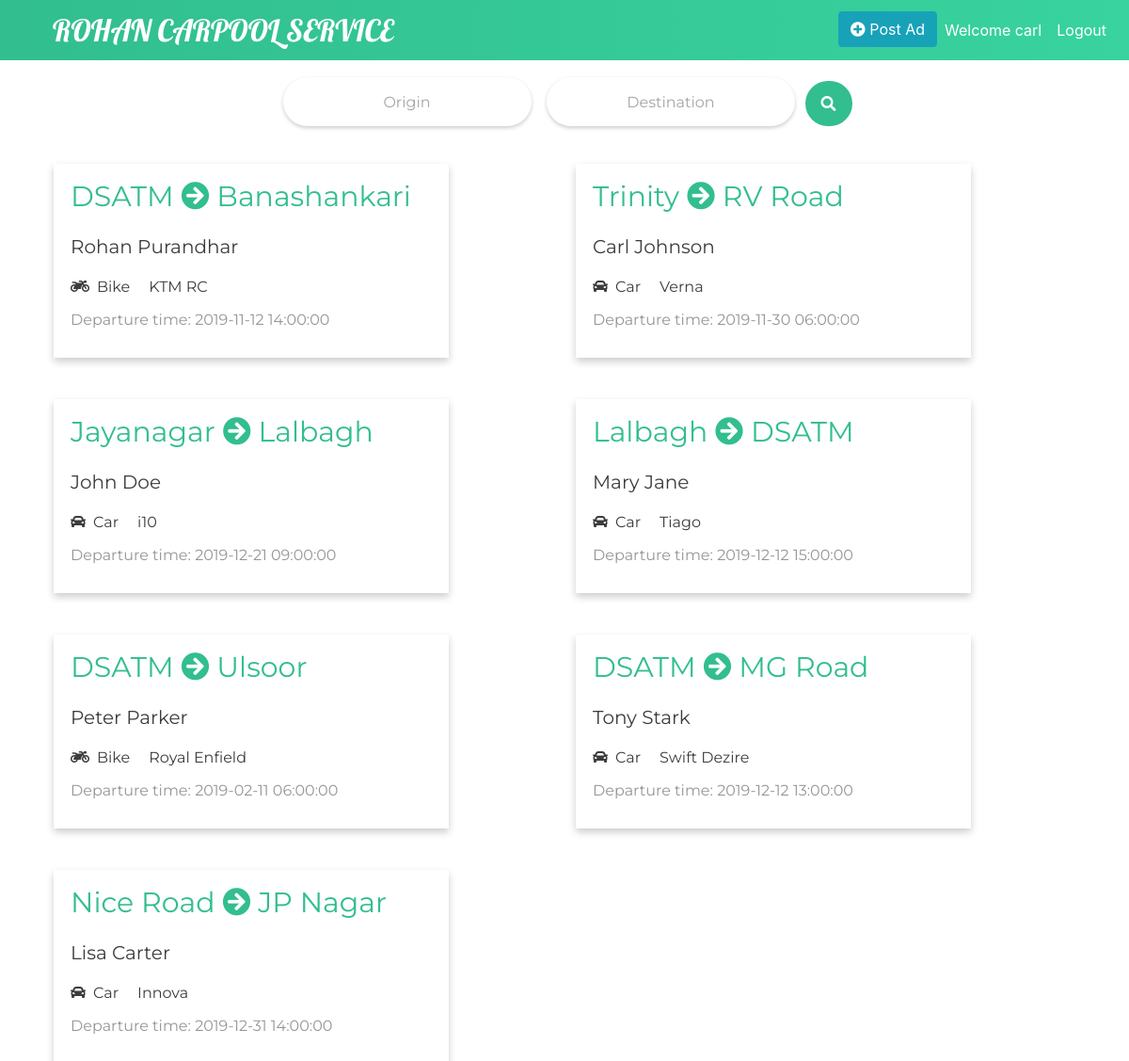
The page /index.php (signed in) on the database its author committed.
### tables this page shows
CREATE TABLE `route_details` (
  `ad_id` int(10) NOT NULL,
  `origin` varchar(255) NOT NULL,
  `destination` varchar(255) NOT NULL,
  `departure_time` datetime NOT NULL
);

CREATE TABLE `user` (
  `id` int(10) NOT NULL,
  `username` varchar(255) NOT NULL,
  `name` varchar(255) NOT NULL,
  `password` varchar(255) NOT NULL
);

CREATE TABLE `vehicle_details` (
  `ad_id` int(10) NOT NULL,
  `vehicle_type` varchar(255) NOT NULL,
  `vehicle_name` varchar(255) NOT NULL,
  `vehicle_no` varchar(255) NOT NULL,
  `seats` int(1) NOT NULL
);

### index-server.php (called while the page is built)
<?php
$db = mysqli_connect('localhost','root','','carpool');
$list_query = "Select a.origin, a.destination, a.departure_time, b.vehicle_type, b.vehicle_name, c.name, d.ad_id
from route_details a, vehicle_details b, user c, ad_details d
where a.ad_id = b.ad_id and d.id = c.id and b.ad_id = d.ad_id and d.open_for_booking='y'";
$results = mysqli_query($db, $list_query);
?>

### index.php (the view, shortened to what this page needs)
<?php
include('index-server.php');
?>
<!DOCTYPE html>
<html lang="en">
<head>
    <link type="text/css" rel="stylesheet"
        href="https://stackpath.bootstrapcdn.com/bootstrap/4.3.1/css/bootstrap.min.css">
    <link type="text/css" rel="stylesheet" href="css/style.css">
    <link rel="stylesheet" href="https://cdnjs.cloudflare.com/ajax/libs/font-awesome/5.11.2/css/all.min.css"
 />
</head>
<body>
    <nav class="navbar navbar-expand-md">
        <a class="banner" href="index.php">ROHAN CARPOOL SERVICE</a>
        <div class="collapse navbar-collapse">
            <ul class="navbar-nav ml-auto">
                <li class="nav-item">
                    <a href="create-ad.php">
                        <button class="btn btn-info"><i class="fas fa-plus-circle"></i> Post Ad</button>
                    </a>
                </li>
                <li class="nav-item">
                    <a class="nav-link" href="user-history.php">Welcome <?php echo $_SESSION['username']; ?></a>
                </li>
                <li class="nav-item">
                    <a class="nav-link" href="logout.php">
                        Logout
                    </a>
                </li>
            </ul>
        </div>
    </nav>
    <div class="search-bar">
        <form method="POST" action="search-result.php">
            <input type="text" name="search-origin" placeholder="Origin" class="search" id="search-origin">
            <input type="text" name="destination-origin" placeholder="Destination" class="search" id="search-destination">
            <button type="submit" class="btn btn-info search-btn"><i class="fas fa-search"></i></button>
        </form>
    </div>
    <div class="container">
        <div class="list">
            <?php
                while($ads=mysqli_fetch_assoc($results))
                {
            ?>
            <a class="item-link" href="ad-details.php?ad_id=<?=$ads['ad_id'] ?>">
                <div class="item">
                    <p class="route"><?php echo $ads['origin']; ?> <i class="fas fa-arrow-circle-right"></i>
                        <?php echo $ads['destination']; ?></p>
                    <p class="ad-name"><?php echo $ads['name']; ?></p>
                    <div class="vehicle-row">
                        <i class="fas vehicle-icon"></i><span
                            class="vehicle-type"><?php echo $ads['vehicle_type']; ?></span><span
                            class="vehicle-name"><?php echo $ads['vehicle_name']; ?></span>
                    </div>
                    <p class="ad-time">Departure time: <?php echo $ads['departure_time']; ?></p>
                </div>
            </a>
            <?php
                }
            ?>
        </div>
    </div>
</body>
</html>

### css/style.css (style rules this page uses)
* { text-decoration: none; }
.item-link { color: #3C3C3C; text-decoration: none; }
.banner { font-family: "Lobster"; font-size: 32px; color: #fff; margin: 0 40px; text-decoration: none; }
.navbar { background-image: linear-gradient(to right, #32be8f, #38d39f, #32be8f); background-size: 200%; }
.nav-link { color: #fff; }
.search-bar { text-align: center; }
.search { height: 52px; border: none; outline: none; margin: 18px 6px; border-radius: 50px; box-shadow: 0 2px 4px 0 rgba(0, 0, 0, 0.2); padding: 8px; transition: 0.2s; }
.search::placeholder { text-align: center; opacity: 65%; font-family: 'Montserrat'; }
.search-btn { border: none; outline: none; height: 48px; width: 50px; border-radius: 50px; background: #32be8f; }
.item { font-family: "Montserrat"; width: 420px; padding: 12px 18px; margin: 22px 12px; box-shadow: 0 4px 8px 0 rgba(0, 0, 0, 0.2); transition: 0.3s; }
.list { display: grid; grid-template-columns: 50% 50%; }
.route { font-size: 30px; color: #32be8f; }
.ad-name { font-size: 20px; }
.ad-time { opacity: 80%; color: #7B7B7B; }
.vehicle-row { display: block; }
.vehicle-icon { margin-right: 8px; margin-bottom: 16px; }
.vehicle-name { margin-left: 20px; margin-bottom: 16px; }

### rows shown on the page
route_details: origin "DSATM", destination "Banashankari", user.name "Rohan Purandhar", vehicle_details.vehicle_type "Bike", vehicle_details.vehicle_name "KTM RC", departure_time "2019-11-12 14:00:00"
route_details: origin "Trinity", destination "RV Road", user.name "Carl Johnson", vehicle_details.vehicle_type "Car", vehicle_details.vehicle_name "Verna", departure_time "2019-11-30 06:00:00"
route_details: origin "Jayanagar", destination "Lalbagh", user.name "John Doe", vehicle_details.vehicle_type "Car", vehicle_details.vehicle_name "i10", departure_time "2019-12-21 09:00:00"
route_details: origin "Lalbagh", destination "DSATM", user.name "Mary Jane", vehicle_details.vehicle_type "Car", vehicle_details.vehicle_name "Tiago", departure_time "2019-12-12 15:00:00"
route_details: origin "DSATM", destination "Ulsoor", user.name "Peter Parker", vehicle_details.vehicle_type "Bike", vehicle_details.vehicle_name "Royal Enfield", departure_time "2019-02-11 06:00:00"
route_details: origin "DSATM", destination "MG Road", user.name "Tony Stark", vehicle_details.vehicle_type "Car", vehicle_details.vehicle_name "Swift Dezire", departure_time "2019-12-12 13:00:00"
route_details: origin "Nice Road", destination "JP Nagar", user.name "Lisa Carter", vehicle_details.vehicle_type "Car", vehicle_details.vehicle_name "Innova", departure_time "2019-12-31 14:00:00"

### other values the page prints
$_SESSION['username'] "carl"
